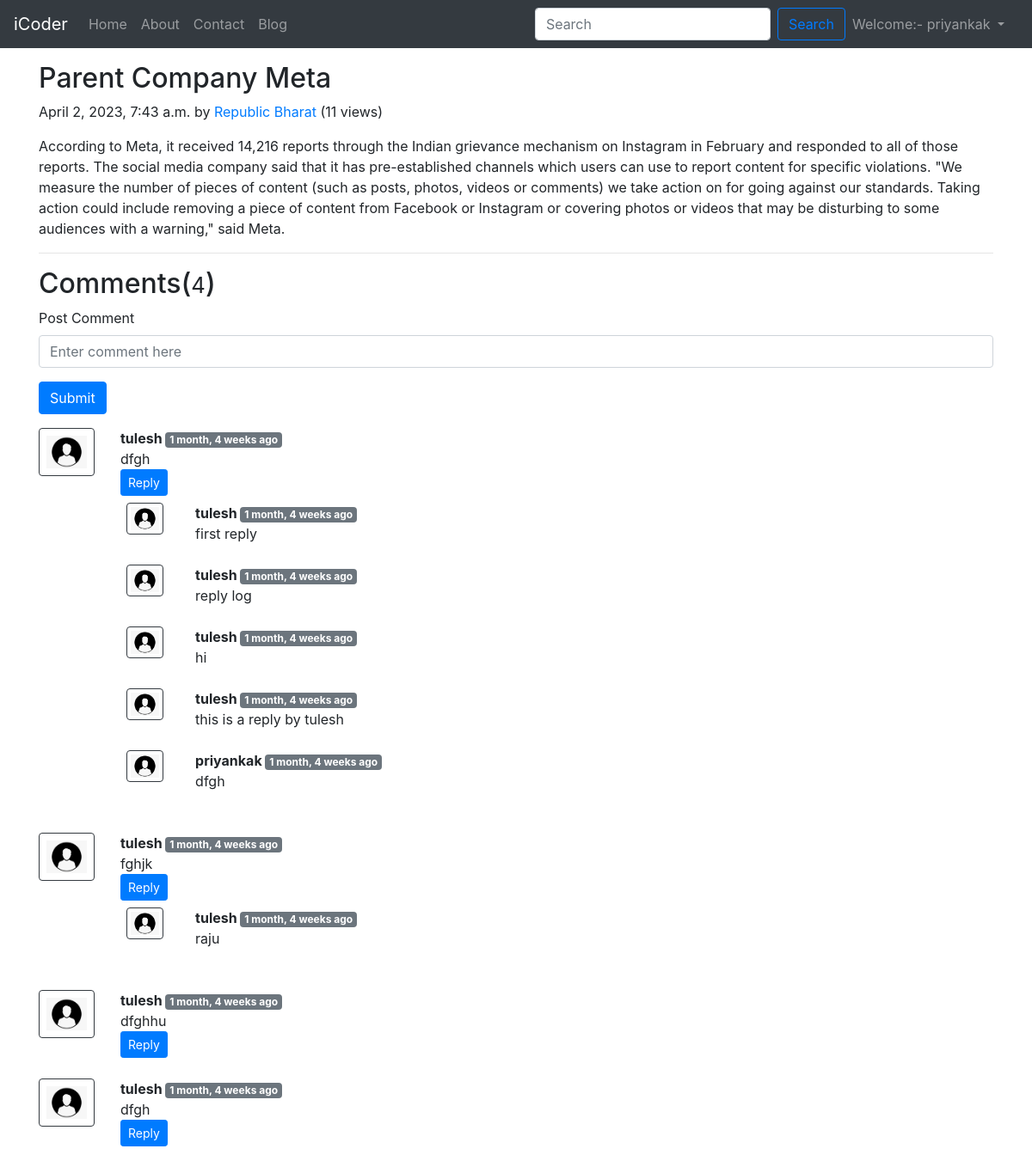
/blog/My First Post (signed in), run on the app's committed database.
### blog/models.py (models this page shows, shortened)
class Post(models.Model):
    sno = models.AutoField(primary_key=True)
    title = models.CharField(max_length=200)
    content = models.TextField()
    author = models.CharField(max_length=300)
    views = models.IntegerField(default=0)
    slug = models.CharField(max_length=130)
    timeStamp = models.DateTimeField(blank=True)

class BlogComment(models.Model):
    sno = models.AutoField(primary_key=True)
    comment = models.TextField()
    user = models.ForeignKey(User, on_delete=models.CASCADE)
    post = models.ForeignKey(Post,on_delete=models.CASCADE)
    parent = models.ForeignKey('self',on_delete=models.CASCADE,null=True)
    timestamp = models.DateTimeField(default=now)

### blog/views.py (the view)
# urls.py: path('<str:slug>', views.blogpost, name='blogpost'),
def blogpost(request, slug):
    post = Post.objects.filter(slug=slug).first()
    post.views = post.views + 1
    post.save()
    comments = BlogComment.objects.filter(post=post,parent=None)
    replies = BlogComment.objects.filter(post=post).exclude(parent=None)
    replyDict = {}
    for reply in replies:
        if reply.parent.sno not in replyDict.keys():
            replyDict[reply.parent.sno] = [reply]
        else:
            replyDict[reply.parent.sno].append(reply)
    context = {'post':post ,'comments':comments,'user':request.user,'replyDict':replyDict}
    return render(request,'blog/blogPost.html',context)

### blog/templatetags/extras.py (called while the page is built)
@register.filter(name='get_val')
def get_val(dict,key):
    return dict.get(key)

### templates/blog/blogPost.html (shortened to what this page needs)
{% extends 'base.html' %}
{% block body %}
{% load humanize %}
{% load extras %}
<div class="container my-3">
    <h2 class="blog-post-title">{{post.title}}</h2>
    <p class="blog-post-meta">{{post.timeStamp}} by <a href="/about">{{post.author}}</a>
    (<span>{{post.views}} views</span>)</p>
    <p>{{post.content|safe}}</p>
    <hr>
</div>
<div class="container">
    <h2>Comments(<small>{{comments.count}}</small>)</h2>
    <div class="my-2">
    {% if user.is_authenticated %}
    <form action="/blog/postComment" method="post">{% csrf_token %}
        <div class="form-group">
            <label for="exampleInputEmail1"> Post Comment</label>
            <input type="text" class="form-control" name="comment" placeholder="Enter comment here">
        </div>
        <button type="submit" class="btn btn-primary">Submit</button>
    </form>
    {% else %}
    <p>Please Login First To post comment</p>
    {% endif %}
    </div>
    {% for comment in comments %}
    <div class="row my-3">
        <div class="col-md-1">
            <img class="rounded mx-auto d-block w-100 p-2 border border-dark " src="/static/img/img.png" alt="user">
        </div>
        <div class="col-md-11">
            <b>{{comment.user.username}} </b><span class="badge badge-secondary">{{comment.timestamp|naturaltime}}</span>
            <div>{{comment.comment}}</div>
            <div class="reply mx-0 ">
                {% if user.is_authenticated %}
                    <button class="btn btn-primary btn btn-sm" type="button" data-toggle="collapse" data-target="#replyBox{{comment.sno}}" aria-expanded="false" aria-controls="replyBox{{comment.sno}}">
                      Reply
                    </button>
                  {% else %}
                  <button class="btn btn-primary btn btn-sm" type="button" data-toggle="collapse" data-target="#replyBox{{comment.sno}}" aria-expanded="false" aria-controls="replyBox{{comment.sno}}" disabled>
                    Login to Reply
                  </button>
                  {% endif %}
                  <div class="replies my-2">
                    {% for reply in  replyDict|get_val:comment.sno %}
                    <div class="row">
                        <div class="col-md-1">
                            <img class="rounded mx-auto d-block w-75 p-1  border border-dark " src="/static/img/img.png" alt="user">
                        </div>
                        <div class="col-md-11">
                            <b>{{reply.user.username}} </b><span class="badge badge-secondary">{{reply.timestamp|naturaltime}}</span>
                            <div>{{reply.comment}}</div><br>
                        </div>
                    </div>
                    {% endfor %}
                  </div>
            </div>
        </div>
    </div>
    {% endfor %}
</div>
{% endblock body %}

### templates/base.html (shortened to what this page needs)
<!DOCTYPE html>
<html lang="en">
<head>
    <link rel="stylesheet" href="https://cdn.jsdelivr.net/npm/bootstrap@4.4.1/dist/css/bootstrap.min.css">
</head>
<body>
    <nav class="navbar navbar-expand-lg navbar-dark bg-dark">
        <a class="navbar-brand" href="/">iCoder</a>
        <div class="collapse navbar-collapse" id="navbarSupportedContent">
          <ul class="navbar-nav mr-auto">
            <li class="nav-item {% block homeactive %} {% endblock homeactive %}">
              <a class="nav-link" href="/">Home <span class="sr-only">(current)</span></a>
            </li>
            <li class="nav-item {% block aboutactive %} {% endblock aboutactive %}">
              <a class="nav-link" href="/about">About</a>
            </li>
            <li class="nav-item {% block contactactive %} {% endblock contactactive %}">
              <a class="nav-link" href="/contact">Contact</a>
            </li>
            <li class="nav-item {% block blogactive %} {% endblock blogactive %}">
              <a class="nav-link" href="/blog">Blog</a>
            </li>
          </ul>
          <form method="get" action="/search" class="form-inline my-2 my-lg-0">
            <input class="form-control mr-sm-2" type="search" placeholder="Search" aria-label="Search" name="query" id="query">
            <button class="btn btn-outline-primary my-2 my-sm-0" type="submit">Search</button>
         </form>
        {% if user.is_authenticated %}
        <ul class="navbar-nav mr-2">
          <li class="nav-item dropdown">
            <a class="nav-link dropdown-toggle" href="#" id="navbarDropdown" role="button" data-toggle="dropdown" aria-haspopup="true" aria-expanded="false">
              Welcome:- {{request.user}}
            </a>
          </li>
        </ul>
        {% else %}
          <button type="button" class="btn btn-primary mx-1" data-toggle="modal" data-target="#loginModal">LOGIN</button>
          <button type="button" class="btn btn-primary " data-toggle="modal" data-target="#signupModal">SIGNUP</button>
        {% endif %}
        </div>
      </nav>
{% block body %}
{% endblock body %}
</body>
</html>

### data on the page
Post: title "Parent Company Meta", timeStamp "April 2, 2023, 7:43 a.m.", author "Republic Bharat", views "11", content "According to Meta, it received 14,216 reports through the Indian grievance mechanism on Instagram in February and responded to all of those reports. The social media company said that it has pre-established channels which users can use to report content for specific violations. \"We measure the number of pieces of content (such as posts, photos, videos or comments) we take action on for going against our standards. Taking action could include removing a piece of content from Facebook or Instagram or covering photos or videos that may be disturbing to some audiences with a warning,\" said Meta."
BlogComment: user.username "tulesh", timestamp "1 month, 4 weeks ago", comment "dfgh"
BlogComment: user.username "tulesh", timestamp "1 month, 4 weeks ago", comment "first reply"
BlogComment: user.username "tulesh", timestamp "1 month, 4 weeks ago", comment "reply log"
BlogComment: user.username "tulesh", timestamp "1 month, 4 weeks ago", comment "hi"
BlogComment: user.username "tulesh", timestamp "1 month, 4 weeks ago", comment "this is a reply by tulesh"
BlogComment: user.username "priyankak", timestamp "1 month, 4 weeks ago", comment "dfgh"
BlogComment: user.username "tulesh", timestamp "1 month, 4 weeks ago", comment "fghjk"
BlogComment: user.username "tulesh", timestamp "1 month, 4 weeks ago", comment "raju"
BlogComment: user.username "tulesh", timestamp "1 month, 4 weeks ago", comment "dfghhu"
BlogComment: user.username "tulesh", timestamp "1 month, 4 weeks ago", comment "dfgh"

### other printed values
{{ request.user }} "priyankak"
{{ comments.count }} "4"
